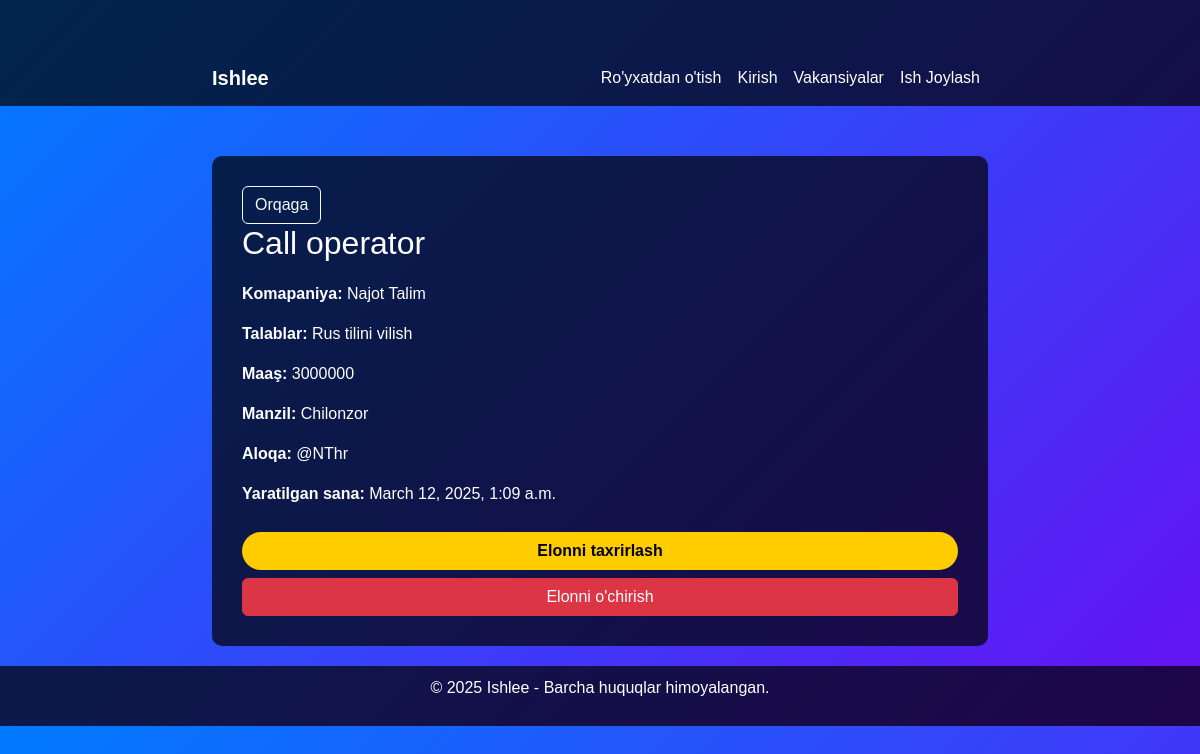
/vacancy/details/8/, run on the app's committed database.
### vacancy/models.py (models this page shows, shortened)
class Vacancy(models.Model):
    title = models.CharField(max_length=300)
    company = models.CharField(max_length=300)
    requirements = models.TextField()
    salary = models.IntegerField()
    location = models.CharField(max_length=200)
    created_at = models.DateTimeField(auto_now_add=True)
    contact = models.CharField(max_length=150, default='None')
    class Meta:
        ordering = ['-created_at']
        verbose_name_plural = 'Vacancies'

### vacancy/views.py (the view)
# urls.py: path('details/<int:pk>/', VacancyDetailView.as_view(), name='vacancy_details'),
class VacancyDetailView(View):
    def get(self, request, pk):
        vacancy = get_object_or_404(Vacancy, id=pk)
        context = {
            'vacancy' : vacancy
        }
        return render(request, 'vacancy_details.html' , context)

### vacancy/templates/vacancy_details.html (shortened to what this page needs)
<!DOCTYPE html>
<html lang="en">
<head>
    <link href="https://cdn.jsdelivr.net/npm/bootstrap@5.3.0/dist/css/bootstrap.min.css" rel="stylesheet">
</head>
<body>
    <nav class="navbar navbar-expand-lg navbar-dark">
        <div class="container">
            <a class="navbar-brand fw-bold" href="#">Ishlee</a>
            <div class="collapse navbar-collapse" id="navbarNav">
                <ul class="navbar-nav ms-auto">
                    {% if user.is_authenticated %}
                        <li class="nav-item"><a class="nav-link" href="{% url 'users:logout' %}">Chiqish</a></li>
                        <li class="nav-item"><a class="nav-link" href="{% url 'users:user_profile' user.id %}">Profil</a></li>
                    {% else %}
                        <li class="nav-item"><a class="nav-link" href="{% url 'users:register' %}">Ro'yxatdan o'tish</a></li>
                        <li class="nav-item"><a class="nav-link" href="{% url 'users:login' %}">Kirish</a></li>
                    {% endif %}
                    <li class="nav-item"><a class="nav-link" href="{% url 'vacancy:all_vacancies' %}">Vakansiyalar</a></li>
                    <li class="nav-item"><a class="nav-link" href="{% url 'vacancy:create_vacancy' %}">Ish Joylash</a></li>
                </ul>
            </div>
        </div>
    </nav>
    <div class="container">
        <div class="vacancy-details">
            <a href="{% url 'vacancy:all_vacancies' %}" class="btn btn-outline-light">Orqaga</a>
            <h3>{{ vacancy.title }}</h3>
            <p><strong>Komapaniya:</strong> {{ vacancy.company }}</p>
            <p><strong>Talablar:</strong> {{ vacancy.requirements }}</p>
            <p><strong>Maaş:</strong> {{ vacancy.salary }}</p>
            <p><strong>Manzil:</strong> {{ vacancy.location }}</p>
            <p><strong>Aloqa:</strong> {{ vacancy.contact }}</p>
            <p><strong>Yaratilgan sana:</strong> {{ vacancy.created_at }}</p>
            <a href="{% url 'vacancy:vacancy_update' vacancy.id %}" class="btn btn-custom w-100">Elonni taxrirlash</a>
            <a href="{% url 'vacancy:vacancy_delete' vacancy.id %}" class="btn btn-danger w-100 mt-2">Elonni o'chirish</a>
        </div>
    </div>
    <footer class="text-center">
        <p>&copy; 2025 Ishlee - Barcha huquqlar himoyalangan.</p>
    </footer>
</body>
</html>

### vacancy/templates/vacancy_details.html (style rules this page uses)
body { background: linear-gradient(135deg, #007bff, #6610f2); color: white; font-family: Arial, sans-serif; }
.navbar { background: rgba(0, 0, 0, 0.7); }
.navbar a { color: white !important; }
.container { max-width: 800px; margin-top: 50px; }
.vacancy-details { background: rgba(0, 0, 0, 0.7); padding: 30px; border-radius: 10px; }
h3 { font-size: 2rem; margin-bottom: 20px; }
.btn-custom { background-color: #ffcc00; color: black; font-weight: bold; border-radius: 25px; margin-top: 10px; }
footer { background: rgba(0, 0, 0, 0.7); padding: 10px; margin-top: 20px; }

### data on the page
Vacancy: title "Call operator", company "Najot Talim", requirements "Rus tilini vilish", salary "3000000", location "Chilonzor", contact "@NThr", created_at "March 12, 2025, 1:09 a.m."
